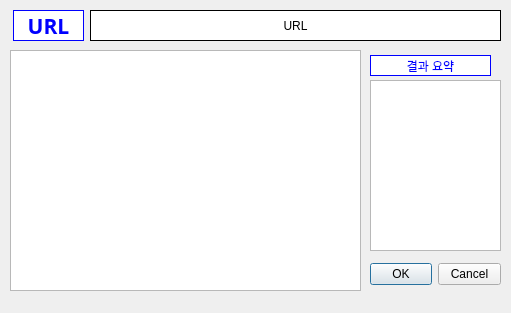
<?xml version="1.0" encoding="UTF-8"?>
<ui version="4.0">
 <class>attack_BruteForce</class>
 <widget class="QWidget" name="attack_BruteForce">
  <property name="geometry">
   <rect>
    <x>0</x>
    <y>0</y>
    <width>511</width>
    <height>313</height>
   </rect>
  </property>
  <property name="windowTitle">
   <string>Form</string>
  </property>
  <property name="styleSheet">
   <string notr="true">QLabel {
    background-color: white;
    color: blue;
	border: 1px solid blue;
}
</string>
  </property>
  <widget class="QLabel" name="label">
   <property name="geometry">
    <rect>
     <x>370</x>
     <y>55</y>
     <width>121</width>
     <height>21</height>
    </rect>
   </property>
   <property name="text">
    <string>결과 요약</string>
   </property>
   <property name="alignment">
    <set>Qt::AlignCenter</set>
   </property>
  </widget>
  <widget class="QTextEdit" name="result_textEdit">
   <property name="geometry">
    <rect>
     <x>370</x>
     <y>80</y>
     <width>131</width>
     <height>171</height>
    </rect>
   </property>
  </widget>
  <widget class="QDialogButtonBox" name="buttonBox">
   <property name="geometry">
    <rect>
     <x>370</x>
     <y>260</y>
     <width>131</width>
     <height>28</height>
    </rect>
   </property>
   <property name="standardButtons">
    <set>QDialogButtonBox::Cancel|QDialogButtonBox::Ok</set>
   </property>
  </widget>
  <widget class="QLabel" name="label_2">
   <property name="geometry">
    <rect>
     <x>13</x>
     <y>10</y>
     <width>71</width>
     <height>31</height>
    </rect>
   </property>
   <property name="font">
    <font>
     <family>Bahnschrift SemiBold Condensed</family>
     <pointsize>16</pointsize>
     <weight>75</weight>
     <bold>true</bold>
    </font>
   </property>
   <property name="styleSheet">
    <string notr="true">QLabel {
    background-color: white;
    color: blue;
	border: 1px solid blue;
}
</string>
   </property>
   <property name="text">
    <string>URL</string>
   </property>
   <property name="alignment">
    <set>Qt::AlignCenter</set>
   </property>
  </widget>
  <widget class="QTextBrowser" name="html_textBrowser">
   <property name="geometry">
    <rect>
     <x>10</x>
     <y>50</y>
     <width>351</width>
     <height>241</height>
    </rect>
   </property>
  </widget>
  <widget class="QLineEdit" name="url_lineEdit">
   <property name="geometry">
    <rect>
     <x>90</x>
     <y>10</y>
     <width>411</width>
     <height>31</height>
    </rect>
   </property>
  </widget>
  <widget class="QLabel" name="URL_label">
   <property name="geometry">
    <rect>
     <x>90</x>
     <y>10</y>
     <width>411</width>
     <height>31</height>
    </rect>
   </property>
   <property name="styleSheet">
    <string notr="true">QLabel {
    /*background-color: blue;*/
    color: black;
	border: 1px solid black;
}
</string>
   </property>
   <property name="text">
    <string>URL</string>
   </property>
   <property name="alignment">
    <set>Qt::AlignCenter</set>
   </property>
  </widget>
 </widget>
 <resources/>
 <connections/>
</ui>
